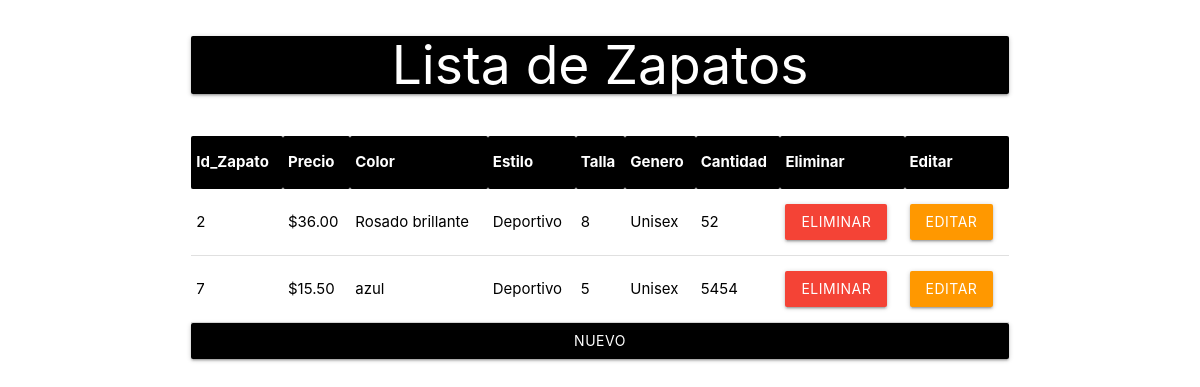
Screenshot of /zapatoPHP20/index.php with the database file from the repository.
### tables this page shows
CREATE TABLE `dbozapato` (
  `id_zapato` int(11) NOT NULL,
  `precio` decimal(18,2) NOT NULL,
  `color` varchar(45) NOT NULL,
  `id_estilo` int(11) NOT NULL,
  `id_talla` int(11) NOT NULL,
  `id_genero` int(11) NOT NULL,
  `cantidad` int(11) NOT NULL
);

CREATE TABLE `dboestilo` (
  `id_estilo` int(11) NOT NULL,
  `estilo` varchar(45) NOT NULL
);

CREATE TABLE `dbotalla` (
  `id_talla` int(11) NOT NULL,
  `talla` varchar(45) NOT NULL
);

CREATE TABLE `dbogenero` (
  `id_genero` int(11) NOT NULL,
  `genero` varchar(45) NOT NULL
);

### zapatoPHP20/Controller/control.php (called while the page is built, shortened)
<?php
    include_once 'Model/zapato.php';
class control{
    public function __construct(){
        $this->MODEL = new zapato();
    }
    public function index(){
        include_once 'View/home.php';
    }
}
?>

### zapatoPHP20/Config/conexion.php (called while the page is built)
<?php
class conexion{
    public static function conectar(){
        $con = new PDO("mysql: host=localhost; dbname=zapato; charset=utf8","root","");
        $con->setAttribute(PDO::ATTR_ERRMODE, PDO::ERRMODE_EXCEPTION);
        return $con;
    }
}
?>

### zapatoPHP20/Model/zapato.php (called while the page is built, shortened)
<?php
class zapato{
    public $CNX;
    public function __construct(){
        try{
            $this->CNX = conexion::conectar();
        }catch(Exception $e){
            die($e->getMessage());
        }
    }
    public function listar(){
        try{
            $query="SELECT z.id_zapato,z.precio,z.color,e.estilo,t.talla, g.genero, z.cantidad FROM dbozapato z INNER JOIN dboestilo e ON z.id_estilo = e.id_estilo INNER JOIN dbotalla t ON t.id_talla = z.id_talla INNER JOIN dbogenero g ON g.id_genero=z.id_genero
            ";
            $smt=$this->CNX->prepare($query);
            $smt->execute();
            $result = $smt->fetchAll(PDO::FETCH_OBJ);
            return $result;
        }catch(Exception $e){
            die($e->getMessage());
        }
    }
}
?>

### zapatoPHP20/View/home.php (the view, shortened to what this page needs)
<!DOCTYPE html>
<html lang="en">
<head>
    <link rel="stylesheet" type="text/css" href="Resources/css/materialize.css">
</head>
<body>
    <div class="container">
        <div class="row">
            <div class="col m12">
                <div class="card black white-text center-align">
                    <h2>Lista de Zapatos</h2>
                </div>
            </div>
        </div>
        <div class="row">
            <div class="col m12">
                <table class="table-responsibe  ">
                    <tr class="black white-text">
                        <th>Id_Zapato</th>
                        <th>Precio</th>
                        <th>Color</th>
                        <th>Estilo</th>
                        <th>Talla</th>
                        <th>Genero</th>
                        <th>Cantidad</th>
                        <th>Eliminar</th>
                        <th>Editar</th>
                    </tr>
                    <?php foreach($this->MODEL->listar() as $row):?>
                        <tr class="black-text white">
                            <td><?php echo $row->id_zapato?></td>
                            <td>$<?php echo $row->precio?></td>
                            <td><?php echo $row->color?></td>
                            <td><?php echo $row->estilo?></td>
                            <td><?php echo $row->talla?></td>
                            <td><?php echo $row->genero?></td>
                            <td><?php echo $row->cantidad?></td>
                            <td>
                                <a href="?c=eliminar&id=<?php echo $row->id_zapato; ?>" class="btn red">Eliminar</a>
                            </td>
                            <td>
                                <a href="?c=nuevo&id=<?php echo $row->id_zapato; ?>" class="btn orange">Editar</a>
                            </td>
                        </tr>
                    <?php endforeach ?>
                </table>
                <a href="?c=nuevo" class="btn btn-block black">Nuevo</a>
            </div>
        </div>
    </div>
</body>
</html>

### zapatoPHP20/index.php
<?php
include_once 'Controller/control.php';
include_once 'Config/conexion.php';
$Controller = new control();
if(!isset($_REQUEST['c'])){
    $Controller->index();
}else{
    $action=$_REQUEST['c'];
    call_user_func(array($Controller,$action));
}
?>

### rows the page displays
dbozapato: id_zapato "2", precio "36.00", color "Rosado brillante", id_estilo.estilo "Deportivo", id_talla.talla "8", id_genero.genero "Unisex", cantidad "52"
dbozapato: id_zapato "7", precio "15.50", color "azul", id_estilo.estilo "Deportivo", id_talla.talla "5", id_genero.genero "Unisex", cantidad "5454"
